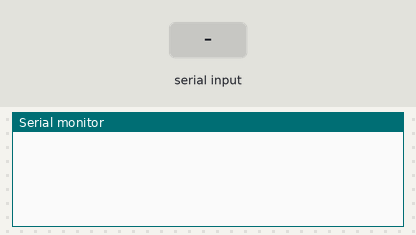
Bench run of a sketch on a simulated Arduino Uno, built with avr-gcc and run on an emulated ATmega328P. On the bench: the last lines printed to the serial monitor. The inputs (shaded band) are chosen by the test bench.

Above: at 1.2 s.
1.3 s: "1" received over Serial
At 3.4 s:
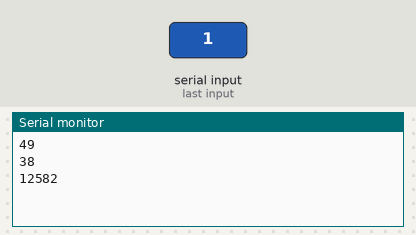
3.8 s: "0" received over Serial
At 5.2 s:
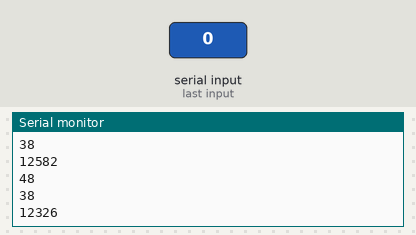
5.3 s: "2" received over Serial
At 7.6 s:
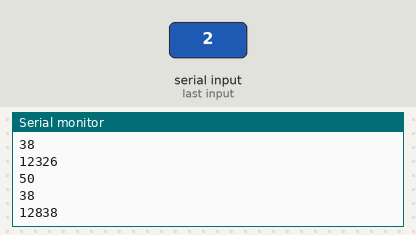
Timing chart, 0 to 9.1 s (numbered marks = the images above; inputs shaded):
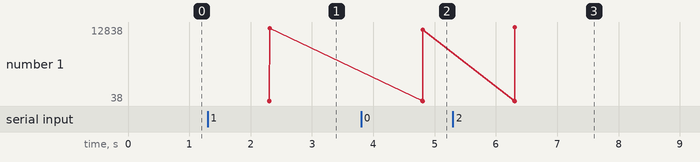

The sketch:

16_bit_to_8_bit.ino
```cpp
void setup() {
  // put your setup code here, to run once:
  Serial.begin(9600);
}

////https://stackoverflow.com/questions/15249791/combining-two-uint8-t-as-uint16-t
void loop() {
  uint8_t buf[2];
  if(Serial.available() > 0){
      Serial.readBytes(buf,3);
      unsigned int converted_t = buf[0]*256 + buf[1];
      Serial.println(buf[0]);
      Serial.println(buf[1]);
      Serial.println(converted_t);
    }
}
```

Measured:
- after the input at 1.3 s, the serial monitor: prints a new line after 1.0 s (image 1)
- after the input at 3.8 s, the serial monitor: prints a new line after 1.0 s (image 2)
- after the input at 5.3 s, the serial monitor: prints a new line after 1.0 s (image 3)
- plotted number 1: 12582 → 12326 after the input at 3.8 s, 12326 → 12838 after the input at 5.3 s
